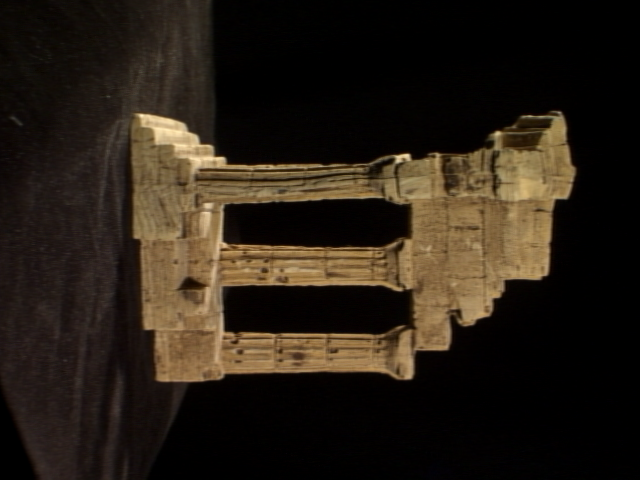
#> input picture Jupyter Notebook/templeSparseRing/templeSR0001.png, 640 x 480 px; its folder holds only this picture in this run
$ jupyter execute --allow-errors Exercise_8.ipynb
#> lines starting #> are read from the running program, lines starting #| are printed output that depends on the picture; after the words box and inside, x2 and y2 are one past the last pixel; in counts of white or black regions, pixels touching at a corner belong together
[cell 1]
# Name :- Luxshan S.
# Index No:- 190364C

[cell 2]
# Question 01

import cv2 as cv
import numpy as np
import matplotlib.pyplot as plt

f= open('templeSR_par.txt')
#> (reads Jupyter Notebook/templeSR_par.txt from the repository)
assert f is not None
n = int(f.readline())

# Reading the informaiton on the first image
l = f.readline().split()
im1_fn = l[0]
K1 = np.array([float(i) for i in l[1:10]]).reshape((3,3))
R1 = np.array([float(i) for i in l[10:19]]).reshape((3,3))
t1 = np.array([float(i) for i in l[19:22]]).reshape((3,1))

# Reading the informaiton on the second image
l = f.readline().split()
im2_fn = l[0]
K2 = np.array([float(i) for i in l[1:10]]).reshape((3,3))
R2 = np.array([float(i) for i in l[10:19]]).reshape((3,3))
t2 = np.array([float(i) for i in l[19:22]]).reshape((3,1))

# Read the two images and show
im1 = cv.imread(r'./templeSparseRing/' + im1_fn ,cv.IMREAD_COLOR)
#> im1 is the input picture: shape (480, 640, 3); mean B, G, R 21.5, 31.4, 40.2
im2 = cv.imread(r'./templeSparseRing/' + im2_fn ,cv.IMREAD_COLOR)
assert im1 is not None
#> (the rest of this cell did not finish here and is left out)

[cell 3]
# Computer F
from scipy. linalg import null_space

def skew(x):
    x = x.ravel()
    return np.array([[0, -x[2], x[1]], [x[2], 0, -x[0]], [-x[1], x[0], 0]])

#> (the rest of this cell did not finish here and is left out)

[cell 4]
# Compute the epilopar line correspoinding to the given x and plot
x = np.array([130, 115, 1])
cv.circle(im1,(x[0], x[1]), 5, (0, 0, 255), -1)
#> im1: shape (480, 640, 3); 0.03% of pixels changed, all inside (x1, y1, x2, y2) = (125, 110, 136, 121)
#> (the rest of this cell did not finish here and is left out)

[cell 5]
# SIFT

gray= cv.cvtColor(im1,cv.COLOR_RGB2GRAY)
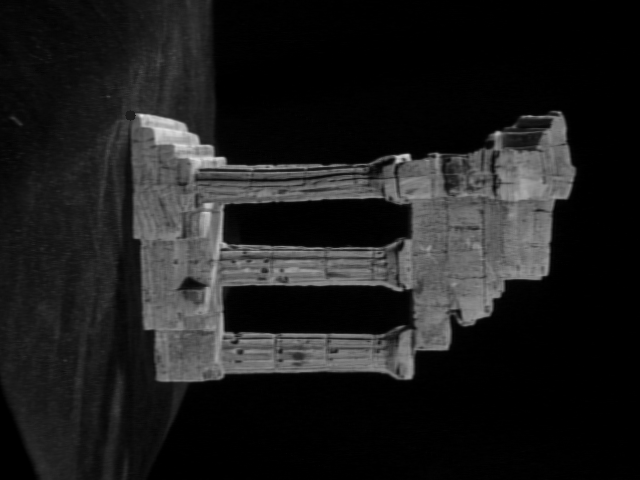
#> gray: shape (480, 640); min 0, max 225, mean 29.4
sift = cv.SIFT_create()
kp = sift.detect(gray,None)
#> kp = 821 keypoints; strongest (x, y, size): (407, 156, 4.3), (398, 158, 5.5), (167, 131, 23.4), (497, 134, 4.7)
img1=cv.drawKeypoints(gray,kp,im1)
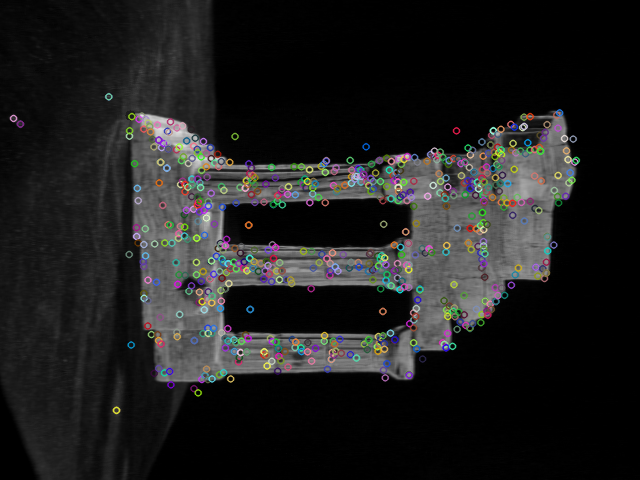
#> img1: shape (480, 640, 3); mean B, G, R 31.3, 31.5, 31.5
img2=cv.drawKeypoints(gray,kp,im2)
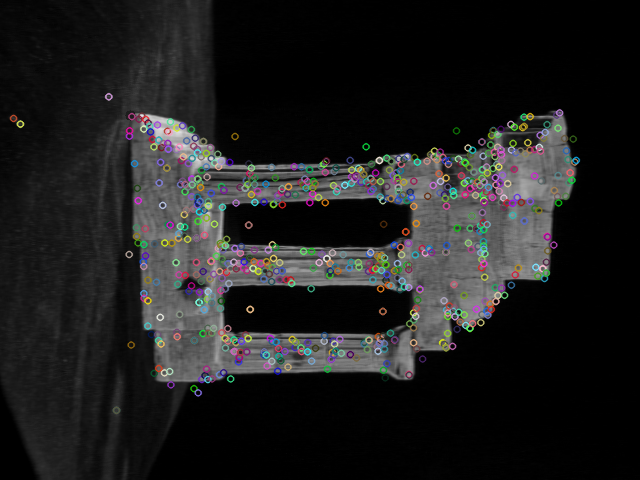
#> img2: shape (480, 640, 3); mean of channels 0, 1, 2 31.4, 31.4, 31.5; drawn as B, G, R

fig, axes = plt.subplots(1,2, sharex='all', sharey='all', figsize=(9,9))
axes[0].imshow(cv.cvtColor(img1, cv.COLOR_BGR2RGB), cmap='gray')
axes[0].set_title('img1'),axes[0].set_xticks([]), axes[0].set_yticks([])
axes[1].imshow(cv.cvtColor(img2, cv.COLOR_BGR2RGB), cmap='gray')
axes[1].set_title('img2'),axes[1].set_xticks([]), axes[1].set_yticks([])
plt.show()
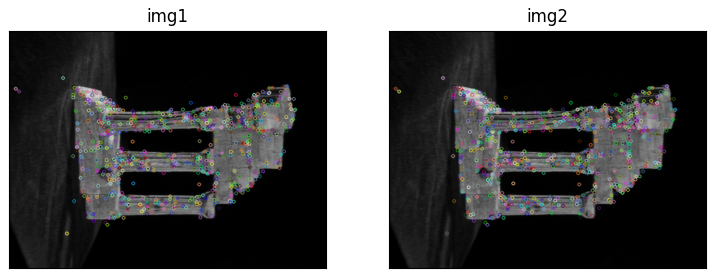
#> figure drawn by matplotlib, 2 panels
